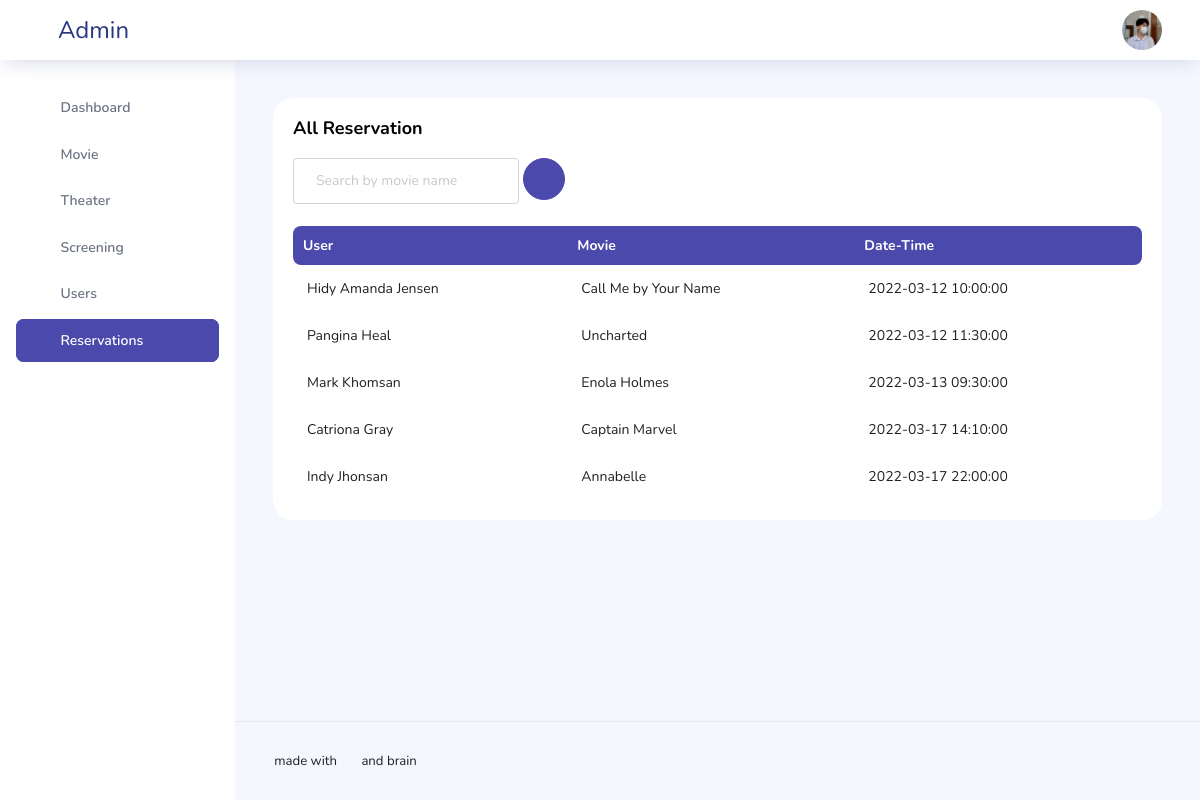
/admin/res.php (signed in), run on the app's committed database.
### tables this page shows
CREATE TABLE `reservation` (
  `id` int NOT NULL,
  `user_id` int NOT NULL,
  `show_id` int NOT NULL
);

CREATE TABLE `users` (
  `id` int NOT NULL,
  `name` varchar(100) NOT NULL,
  `mobile_number` varchar(10) NOT NULL,
  `email` varchar(50) NOT NULL,
  `password` varchar(50) NOT NULL
);

CREATE TABLE `movie` (
  `id` int NOT NULL,
  `name` varchar(100) NOT NULL,
  `description` text NOT NULL,
  `director` varchar(100) NOT NULL,
  `duration` varchar(20) NOT NULL,
  `languages` varchar(100) NOT NULL,
  `price_per_tic` int NOT NULL,
  `trailers` text NOT NULL,
  `category` text NOT NULL,
  `photo` text NOT NULL
);

CREATE TABLE `show_movie` (
  `id` int NOT NULL,
  `datetime` datetime NOT NULL,
  `movie_id` int NOT NULL,
  `theater_id` int NOT NULL
);

### admin/inc/session.php (called while the page is built, shortened)
<?php
	include 'inc/conn.php';
	$sql = "SELECT * FROM admin WHERE id = '".$_SESSION['admin']."'";
	$query = $conn->query($sql);
	$user = $query->fetch_assoc();
?>

### admin/res.php (the view, shortened to what this page needs)
<?php include 'inc/session.php'; ?>
<?php include 'inc/header.php'; ?>
<body>
    <div class="container-scroller">
        <?php include 'inc/navbar.php'; ?>
        <div class="container-fluid page-body-wrapper">
            <?php include 'inc/sidebar.php'; ?>
            <div class="main-panel">
                <div class="content-wrapper">
                    <div class="row">
                        <div class="col-md-12 grid-margin stretch-card">
                            <div class="card">
                                <div class="card-body">
                                    <p class="card-title">All Reservation</p>
                                    <?php
                                    if (isset($_POST['search'])) {
                                        $search = $_POST['search'];
                                        $sql = "SELECT reservation.id as resid,users.name as uname,movie.name as mname,show_movie.datetime as sdate from reservation
                                        inner join show_movie inner join movie on show_movie.id = reservation.show_id and movie.id = show_movie.movie_id
                                        inner join users on users.id = reservation.user_id
                                        WHERE movie.name LIKE '%$search%' order by show_movie.datetime";
                                    } else {
                                        $sql = "SELECT reservation.id as resid,users.name as uname,movie.name as mname,show_movie.datetime as sdate from reservation
                                        inner join show_movie inner join movie on show_movie.id = reservation.show_id and movie.id = show_movie.movie_id
                                        inner join users on users.id = reservation.user_id
                                        order by show_movie.datetime
                                        ";
                                    }
                                    $query = $conn->query($sql);
                                    ?>
                                    <form action="" method="post">
                                        <div class="input-group">
                                            <div class="form-outline">
                                                <input type="search" id="search" name="search" class="form-control" placeholder="Search by movie name" value="<?php echo @$_POST['search']; ?>" />
                                            </div> &nbsp;
                                            <button type="submit" class="btn btn-primary btn-rounded btn-icon">
                                                <i class="ti-search"></i>
                                            </button>
                                        </div>
                                    </form>
                                    <br>
                                    <div class="row">
                                        <div class="col-12">
                                            <div class="table-responsive">
                                                <table class="display expandable-table" style="width:100%">
                                                    <thead>
                                                        <tr>
                                                            <th>User</th>
                                                            <th>Movie</th>
                                                            <th>Date-Time</th>
                                                        </tr>
                                                    </thead>
                                                    <tbody>
                                                        <?php
                                                        while ($row = $query->fetch_assoc()) {
                                                            echo "
                                                    <tr>
                                                    <td>" . $row['uname'] . "</td>
                                                    <td>" . $row['mname'] . "</td>
                                                    <td>" . $row['sdate'] . "</td>
                                                    </tr>
                                                ";
                                                        }
                                                        ?>
                                                    </tbody>
                                                </table>
                                            </div>
                                        </div>
                                    </div>
                                </div>
                            </div>
                        </div>
                    </div>
                </div>
                <?php include 'inc/footer.php'; ?>
            </div>
        </div>
    </div>
</body>
</html>

### admin/inc/navbar.php (shortened to what this page needs)
<nav class="navbar col-lg-12 col-12 p-0 fixed-top d-flex flex-row">
  <div class="text-center navbar-brand-wrapper d-flex align-items-center justify-content-center">
    <a class="navbar-brand brand-logo mr-5" href="home.php">Admin</a>
  </div>
  <div class="navbar-menu-wrapper d-flex align-items-center justify-content-end">
    <button class="navbar-toggler navbar-toggler align-self-center" type="button" data-toggle="minimize">
      <span class="icon-menu"></span>
    </button>
    <ul class="navbar-nav navbar-nav-right">
      <?php
        $adminphoto = $user['photo'];
      ?>
      <li class="nav-item nav-profile dropdown">
        <a class="nav-link dropdown-toggle" href="#" data-toggle="dropdown" id="profileDropdown">
          <img src="images/admin/<?php echo $adminphoto ?>" alt="profile" />
        </a>
      </li>
    </ul>
  </div>
</nav>

### data on the page
reservation: user.name "Hidy Amanda Jensen", movie.name "Call Me by Your Name", show.datetime "2022-03-12 10:00:00"
reservation: user.name "Pangina Heal", movie.name "Uncharted", show.datetime "2022-03-12 11:30:00"
reservation: user.name "Mark Khomsan", movie.name "Enola Holmes", show.datetime "2022-03-13 09:30:00"
reservation: user.name "Catriona Gray", movie.name "Captain Marvel", show.datetime "2022-03-17 14:10:00"
reservation: user.name "Indy Jhonsan", movie.name "Annabelle", show.datetime "2022-03-17 22:00:00"
